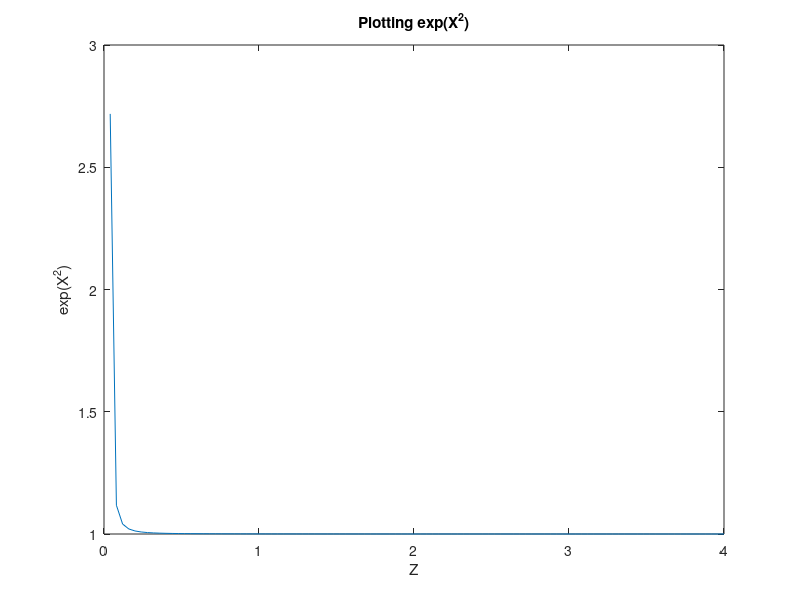

Source code (MATLAB):
for n=1:100
    X(n)=((-1)^(n+1)/(2*n-1))
end 
Y=sum(X(n))
Z=0.04:0.04:4
% plot(Z,X)
% xlabel('Z')
% ylabel('X')
% title('Plotting X')
% A=X.^3
% plot(Z,A)
% xlabel('Z')
% ylabel('X^3')
% title('Plotting X^3')
% A=exp(X)
% plot(Z,A)
% xlabel('Z')
% ylabel('e^X')
% title('Plotting e^X')
A=exp(X.^2)
plot(Z,A)
xlabel('Z')
ylabel('exp(X^2)')
title('Plotting exp(X^2)')

